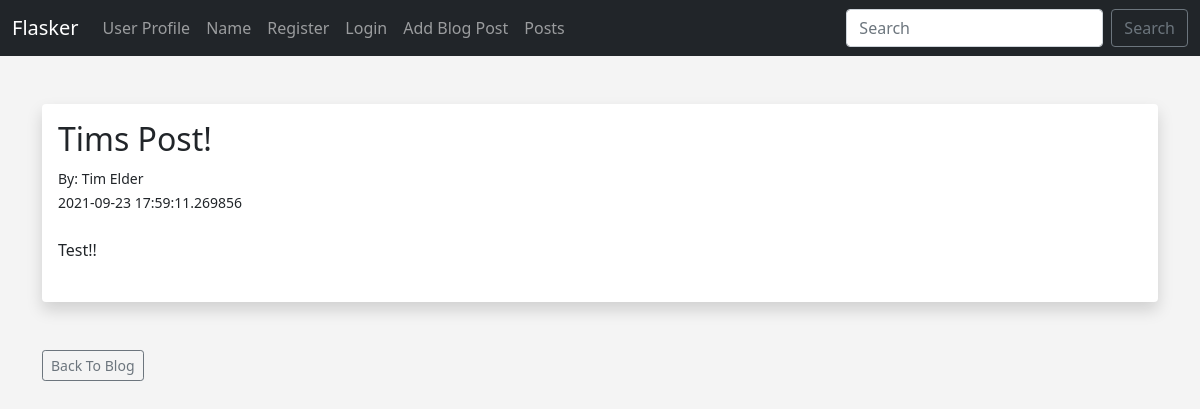
The app's page /posts/2, older data.
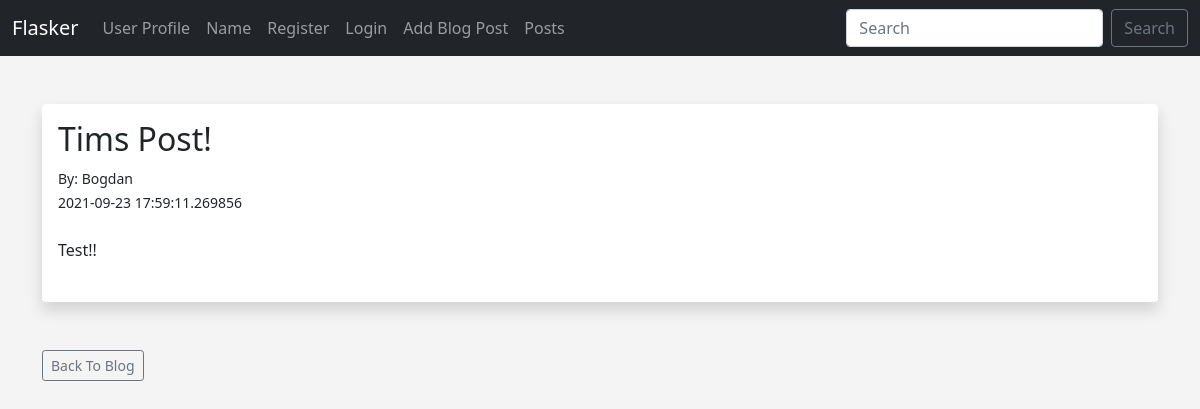
The same page, newer data.
### hello.py (models this page shows, shortened)
class Users(db.Model, UserMixin):
	id = db.Column(db.Integer, primary_key=True)
	username = db.Column(db.String(20), nullable=False, unique=True)
	name = db.Column(db.String(200), nullable=False)
	email = db.Column(db.String(120), nullable=False, unique=True)
	favorite_color = db.Column(db.String(120))
	date_added = db.Column(db.DateTime, default=datetime.utcnow)
	password_hash = db.Column(db.String(128))
	posts = db.relationship('Posts', backref='poster')
	@property
	def password(self):
		raise AttributeError('password is not a readable attribute!')

### hello.py (the view)
@app.route('/posts/<int:id>')
def post(id):
	post = Posts.query.get_or_404(id)
	return render_template('post.html', post=post)

### webforms.py
class SearchForm(FlaskForm):
	searched = StringField("Searched", validators=[DataRequired()])
	submit = SubmitField("Submit")

### hello.py (called while the page is built)
@app.context_processor
def base():
	form = SearchForm()
	return dict(form=form)

### templates/post.html (shortened to what this page needs)
{% extends 'base.html' %}
{% block content %}
<br/>
<div class="shadow p-3 mb-5 bg-body rounded">
	<h2>{{ post.title }}</h2>
	<small>By: {{ post.poster.name }}<br/>
	{{ post.date_posted }}</small> <br/><br/>
	{{ post.content|safe }}<br/><br/>
</div>
<a href="{{ url_for('posts')}}" class="btn btn-outline-secondary btn-sm">Back To Blog</a>
{% endblock %}

Row changes from the older to the newer data that the page shows:
changed Users: poster.name "Tim Elder" → "Bogdan"
